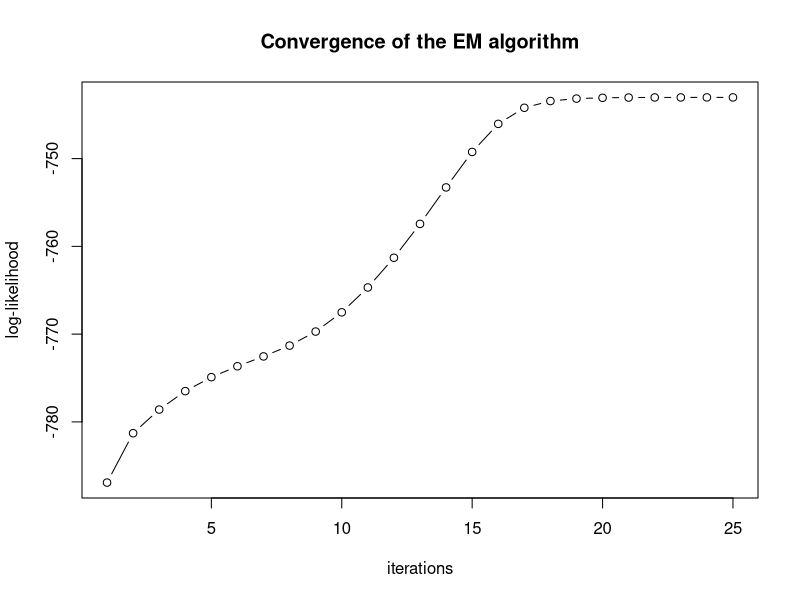
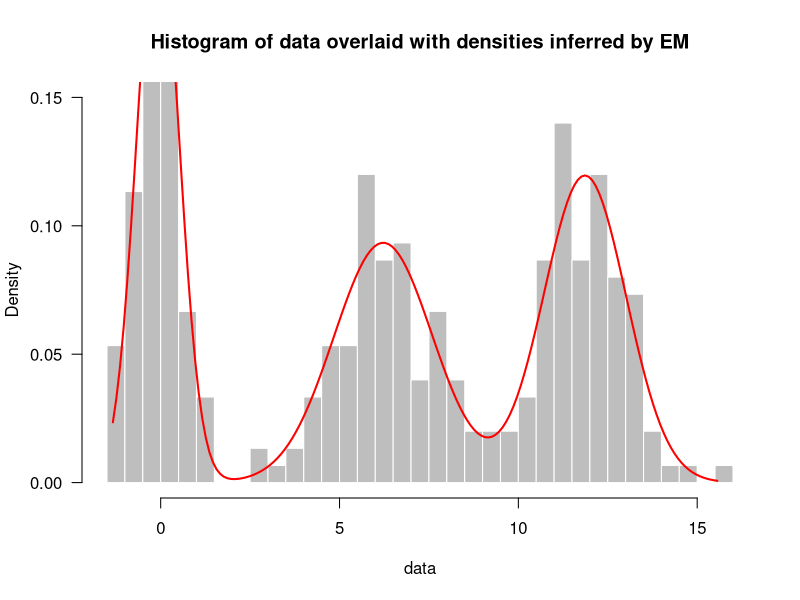

Write the R code that produced these figures, in order.
## ---- chunk 1
simulUnivData <- function(K=2, N=100, gap=6){
  mus <- seq(0, gap*(K-1), gap)
  sigmas <- runif(n=K, min=0.5, max=1.5)
  tmp <- floor(rnorm(n=K-1, mean=floor(N/K), sd=5))
  ns <- c(tmp, N - sum(tmp))
  clusters <- as.factor(matrix(unlist(lapply(1:K, function(k){rep(k, ns[k])})),
                               ncol=1))
  obs <- matrix(unlist(lapply(1:K, function(k){
    rnorm(n=ns[k], mean=mus[k], sd=sigmas[k])
  })))
  new.order <- sample(1:N, N)
  obs <- obs[new.order]
  rownames(obs) <- NULL
  clusters <- clusters[new.order]
  return(list(obs=obs, clusters=clusters, mus=mus, sigmas=sigmas,
              mix.weights=ns/N))
}
## ---- chunk 2
Estep <- function(data, params){
  calcMembershipProbas(data, params$mus, params$sigmas, params$mix.weights)
}

calcMembershipProbas <- function(data, mus, sigmas, mix.weights){
  N <- length(data)
  K <- length(mus)
  tmp <- matrix(unlist(lapply(1:N, function(i){
    x <- data[i]
    norm.const <- sum(unlist(Map(function(mu, sigma, mix.weight){
      mix.weight * calcUnivNormDens(x, mu, sigma)}, mus, sigmas, mix.weights)))
    unlist(Map(function(mu, sigma, mix.weight){
      mix.weight * calcUnivNormDens(x, mu, sigma) / norm.const
    }, mus[-K], sigmas[-K], mix.weights[-K]))
  })), ncol=K-1, byrow=TRUE)
  membership.probas <- cbind(tmp, apply(tmp, 1, function(x){1 - sum(x)}))
  names(membership.probas) <- NULL
  return(membership.probas)
}

calcUnivNormDens <- function(x, mu, sigma){
  return( 1/(sigma * sqrt(2*pi)) * exp(-1/(2*sigma^2)*(x-mu)^2) )
}
## ---- chunk 3
Mstep <- function(data, params, membership.probas){
  params.new <- list()
  sum.membership.probas <- apply(membership.probas, 2, sum)
  params.new$mus <- calcMlEstimMeans(data, membership.probas,
                                     sum.membership.probas)
  params.new$sigmas <- calcMlEstimStdDevs(data, params.new$mus,
                                          membership.probas,
                                          sum.membership.probas)
  params.new$mix.weights <- calcMlEstimMixWeights(data, membership.probas,
                                                  sum.membership.probas)
  return(params.new)
}

calcMlEstimMeans <- function(data, membership.probas, sum.membership.probas){
  K <- ncol(membership.probas)
  sapply(1:K, function(k){
    sum(unlist(Map("*", membership.probas[,k], data))) /
      sum.membership.probas[k]
  })
}

calcMlEstimStdDevs <- function(data, means, membership.probas,
                              sum.membership.probas){
  K <- ncol(membership.probas)
  sapply(1:K, function(k){
    sqrt(sum(unlist(Map(function(p.ki, x.i){
      p.ki * (x.i - means[k])^2
    }, membership.probas[,k], data))) /
    sum.membership.probas[k])
  })
}

calcMlEstimMixWeights <- function(data, membership.probas,
                                  sum.membership.probas){
  K <- ncol(membership.probas)
  sapply(1:K, function(k){
    1/length(data) * sum.membership.probas[k]
  })
}
## ---- chunk 4
logLikelihood <- function(data, mus, sigmas, mix.weights){
  loglik <- sum(sapply(data, function(x){
    log(sum(unlist(Map(function(mu, sigma, mix.weight){
      mix.weight * calcUnivNormDens(x, mu, sigma)
    }, mus, sigmas, mix.weights))))
  }))
  return(loglik)
}
## ---- chunk 5
EMalgo <- function(data, params, threshold.convergence=10^(-2), nb.iter=10,
                   verbose=1){
  logliks <- vector()
  i <- 1
  if(verbose > 0) cat(paste("iter ", i, "\n", sep=""))
  membership.probas <- Estep(data, params)
  params <- Mstep(data, params, membership.probas)
  loglik <- logLikelihood(data, params$mus, params$sigmas,
                          params$mix.weights)
  logliks <- append(logliks, loglik)
  while(i < nb.iter){
    i <- i + 1
    if(verbose > 0) cat(paste("iter ", i, "\n", sep=""))
    membership.probas <- Estep(data, params)
    params <- Mstep(data, params, membership.probas)
    loglik <- logLikelihood(data, params$mus, params$sigmas,
                            params$mix.weights)
    if(loglik < logliks[length(logliks)]){
      msg <- paste("the log-likelihood is decreasing:",
                   loglik, "<", logliks[length(logliks)])
      stop(msg, call.=FALSE)
    }
    logliks <- append(logliks, loglik)
    if(abs(logliks[i] - logliks[i-1]) <= threshold.convergence)
      break
  }
  return(list(params=params, membership.probas=membership.probas,
              logliks=logliks, nb.iters=i))
}
## ---- chunk 6
K <- 3
N <- 300
simul <- simulUnivData(K, N)
data <- simul$obs
## ---- chunk 7
params0 <- list(mus=runif(n=K, min=min(data), max=max(data)),
                sigmas=rep(1, K),
                mix.weights=rep(1/K, K))
res <- EMalgo(data, params0, 10^(-3), 1000, 1)
## ---- chunk 8
plot(res$logliks, xlab="iterations", ylab="log-likelihood",
     main="Convergence of the EM algorithm", type="b")
## ---- chunk 9
hist(data, breaks=30, freq=FALSE, col="grey", border="white",
     ylim=c(0,0.15), las=1,
     main="Histogram of data overlaid with densities inferred by EM")
rx <- seq(from=min(data), to=max(data), by=0.1)
ds <- lapply(1:K, function(k){
  dnorm(x=rx, mean=res$params$mus[k], sd=res$params$sigmas[k])
})
f <- sapply(1:length(rx), function(i){
  res$params$mix.weights[1] * ds[[1]][i] +
    res$params$mix.weights[2] * ds[[2]][i] +
    res$params$mix.weights[3] * ds[[3]][i]
})
lines(rx, f, col="red", lwd=2)
## ---- chunk 10
print(sessionInfo(), locale=FALSE)
